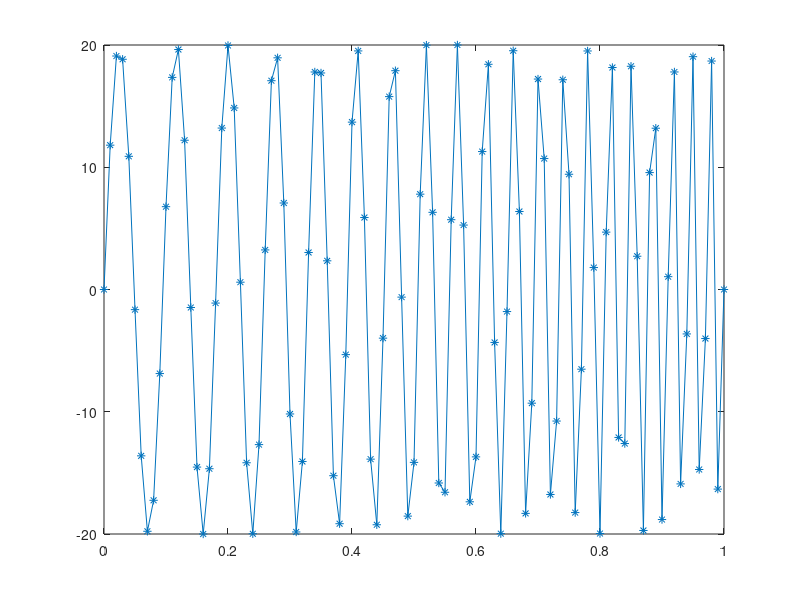

The MATLAB script that drew this image:
%% Quadratic Chirp Signal Plot
%Signal Parameters
a1 = 10;
a2 = 5;
a3 = 5;
A =20;


% Signal Duration
sigLen = 1;
samplIntrvl = 0.01;
timeVec = 0:samplIntrvl:sigLen ;

% Phase Vector for Signal and Signal function
phaseVec = a1*timeVec + a2*timeVec.^2 + a3*timeVec.^3;

sigVec = A * sin(2*pi*phaseVec);

%Plot of Signal in time domain
plot(timeVec,sigVec,'-*')